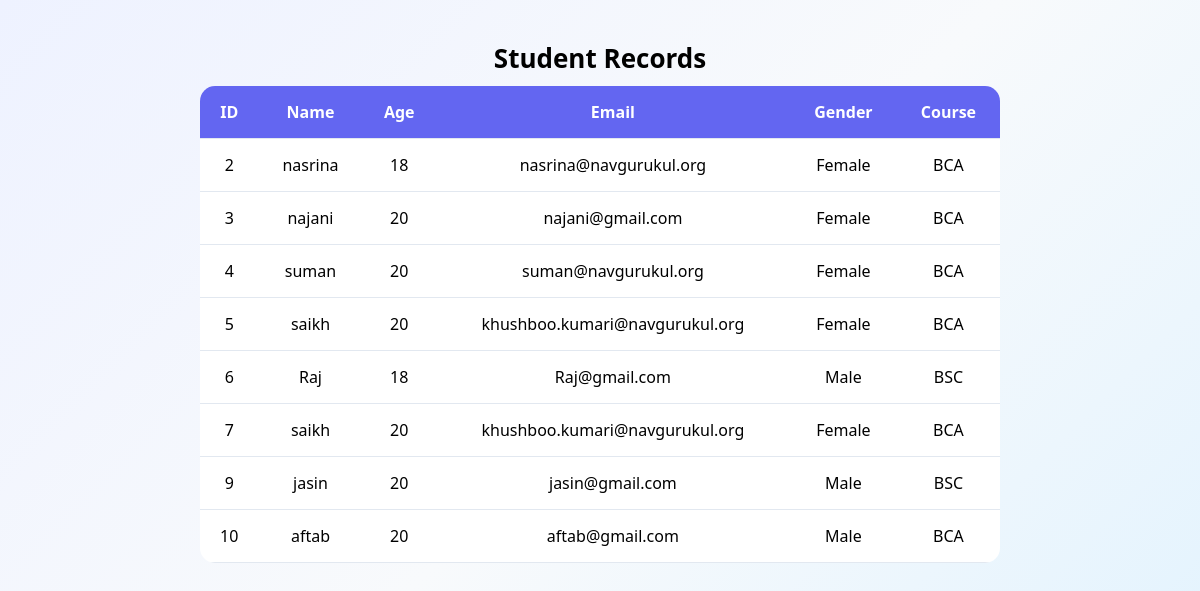
/view, run on the app's committed database.
### tables this page shows
CREATE TABLE students(

id INTEGER PRIMARY KEY AUTOINCREMENT,
name TEXT NOT NULL,
email TEXT NOT NULL,
age INTEGER,
gender TEXT,
course TEXT

);

### app.py (the view)
@app.route("/view")
def view():
    connection = sqlite3.connect(DB_PATH)
    cursor = connection.cursor()
    cursor.execute("SELECT * FROM students")
    students = cursor.fetchall()
    connection.close()
    return render_template("view_student.html", students=students)

### templates/view_student.html (shortened to what this page needs)
<!DOCTYPE html>
<html lang="en">
<head>
    <link rel="stylesheet" href="{{ url_for('static', filename='style.css') }}">
</head>
<body>
<body>
<div class="container2">
<h1 id="heading">Student Records</h1>
<table>
<tr>
    <th>ID</th>
    <th>Name</th>
    <th>Age</th>
    <th>Email</th>
    <th>Gender</th>
    <th>Course</th>
</tr>
{% for student in students %}
<tr>
    <td>{{ student[0] }}</td>
    <td>{{ student[1] }}</td>
    <td>{{ student[3] }}</td>
    <td>{{ student[2] }}</td>
    <td>{{ student[4] }}</td>
    <td>{{student[5]}}</td>
</tr>
{% endfor %}
</table>
</div>
</body>
</body>
</html>

### static/style.css (style rules this page uses)
* { margin:0; padding:0; box-sizing:border-box; font-family:'Segoe UI',sans-serif; }
body { min-height:100vh; background:linear-gradient( 135deg, #eef2ff, #f8fafc, #e0f2fe ); padding:30px; }
#heading { text-align: center; padding:10px; font-size:26px; }
table { width:50rem; margin: auto; border-collapse:collapse; background:white; border-radius:15px; overflow:hidden; }
th { background:#6366f1; color:white; }
th,td { padding:15px; text-align:center; border-bottom:1px solid #e2e8f0; }

### data on the page
students: id "2", name "nasrina", age "18", email "nasrina@navgurukul.org", gender "Female", course "BCA"
students: id "3", name "najani", age "20", email "najani@gmail.com", gender "Female", course "BCA"
students: id "4", name "suman", age "20", email "suman@navgurukul.org", gender "Female", course "BCA"
students: id "5", name "saikh", age "20", email "khushboo.kumari@navgurukul.org", gender "Female", course "BCA"
students: id "6", name "Raj", age "18", email "Raj@gmail.com", gender "Male", course "BSC"
students: id "7", name "saikh", age "20", email "khushboo.kumari@navgurukul.org", gender "Female", course "BCA"
students: id "9", name "jasin", age "20", email "jasin@gmail.com", gender "Male", course "BSC"
students: id "10", name "aftab", age "20", email "aftab@gmail.com", gender "Male", course "BCA"
